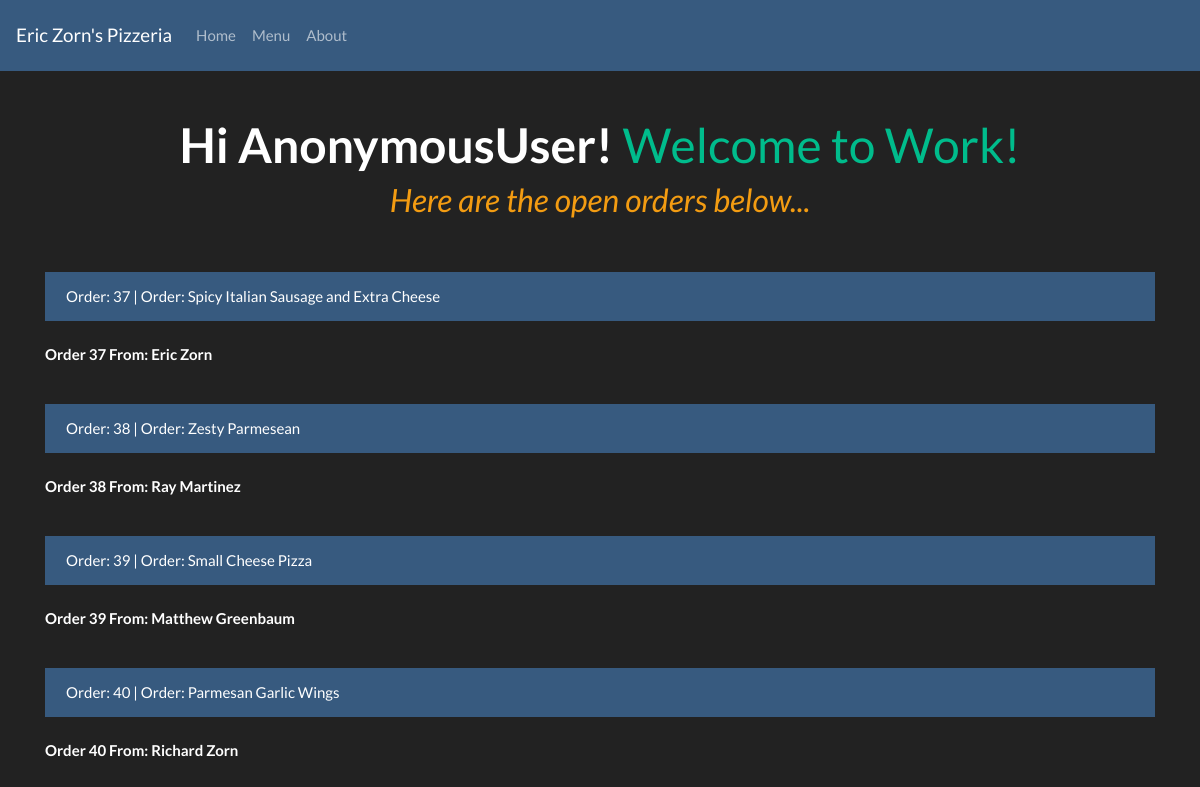
Screenshot of /orders/ with the database file from the repository.
### pizzas/models.py (models this page shows)
class Toppings(models.Model):
    pizza = models.ForeignKey(Pizza, on_delete=models.CASCADE)
    pizza = models.CharField(max_length=100)
    name = models.CharField(max_length=50)

### pizzas/views.py (the view)
# urls.py: url(r'orders/', views.orders),
def orders(request):
    all_toppings = Toppings.objects.all()
    all_names = Pizza.objects.all()
    context = {
        "all_toppings": all_toppings,
        "all_names": all_names,
    }
    return render(request, 'orders/orders.html', context)

### pizzas/templates/orders/orders.html (shortened to what this page needs)
{% extends 'base.html' %}
{% block body %}
<br>
<div class="container">
    <br>
    <h1 class="text-center"><strong>Hi {{ user }}!</strong> <span class="text-success">Welcome to Work!</span></h1>
    {% if all_toppings|length >= 1 %}
        <h3 class="text-center text-warning"><em>Here are the open orders below...</em></h3>
    {% endif %}
    <br>
    {% block orders %}
    <ul class="list-group header" style="list-style: none">
        {% for topping in all_toppings %}
            <br>
            <li><a class="list-group-item list-group-item-action active" href="/specific_order/{{ topping.pk }}/">Order: {{ topping.pk }} | Order: {{ topping.pizza }}</a></li>
            <br>
            <b><p>Order {{ topping.pk }} From: {{ topping.name }}</p></b>
        {% endfor %}
    </ul>
    {% endblock %}
</div>
{% endblock %}

### pizzas/templates/base.html (shortened to what this page needs)
<!DOCTYPE html>
<html>
<head>
    {% load static %}
	<link rel="stylesheet" href="https://bootswatch.com/4/darkly/bootstrap.min.css" type="text/css">
</head>
<body>
    {% include 'navigation.html' %}
	{% block body %}
	{% endblock %}
</body>
</html>

### pizzas/templates/navigation.html (shortened to what this page needs)
<nav class="navbar navbar-expand-lg navbar-dark bg-primary">
  <a class="navbar-brand" href="/home/">Eric Zorn's Pizzeria</a>
  <div class="collapse navbar-collapse" id="navbarColor01">
    <ul class="navbar-nav mr-auto">
      <li class="nav-item">
        <a class="nav-link" href="/home/">Home <span class="sr-only">(current)</span></a>
      </li>
      <li class="nav-item">
        <a class="nav-link" href="/menu/">Menu</a>
      </li>
      <li class="nav-item">
        <a class="nav-link" href="/about/">About</a>
      </li>
    </ul>
  </div>
</nav>

### rows the page displays
Toppings: pk "37", pizza "Spicy Italian Sausage and Extra Cheese", name "Eric Zorn"
Toppings: pk "38", pizza "Zesty Parmesean", name "Ray Martinez"
Toppings: pk "39", pizza "Small Cheese Pizza", name "Matthew Greenbaum"
Toppings: pk "40", pizza "Parmesan Garlic Wings", name "Richard Zorn"

### other values shown
{{ user }} "AnonymousUser"
